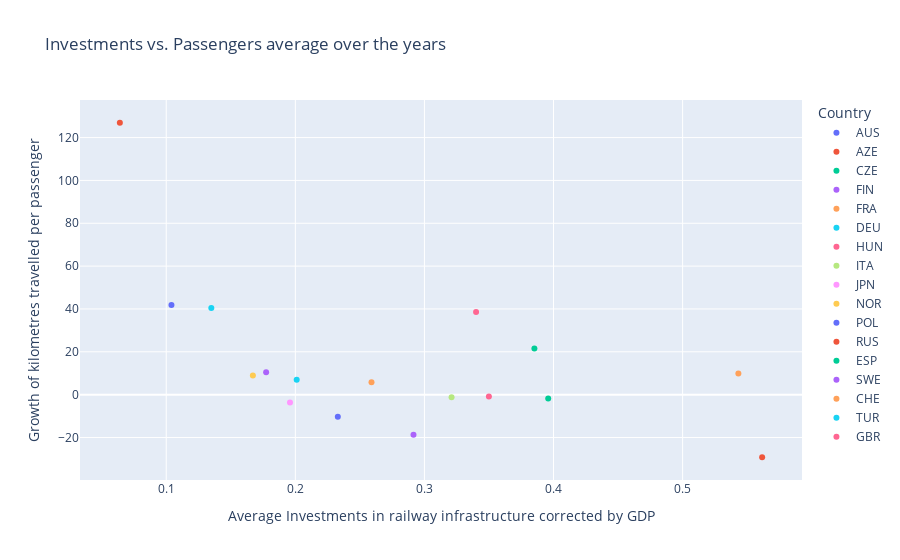

Source (notebook cell):
### Markdown cell above
### Influence of total investments on passenger growth
The figure above shows the relation between railway infrastructure investments (corrected by GDP) and the growth of the average distance travelled per passenger.
In this figure we decided to aggregate all data from 2000-2020 in one figure. 
The passenger growth is from 2000-2020, but we excluded the final year of investments, since the effects of the investments could only affect passenger levels after 2020.
As we look at the outcome of the graphs, we see that it not shows what we expected, meaning that the investments in the long term do not seem to increase over a long period. 
This can have different reasons, for instance we did not take other factors into account that might effect the passenger levels such as affordability, economic development and competing modes of transport to name a few.

### Code cell
# Set the data type of the used datasets to float

infrastructure_train_data = infrastructure_train_data.astype(float)
gdp_data = gdp_data.astype(float)

# Determine percentage of GDP that is invested in railway infrastructure
infrastructure_gdp = infrastructure_train_data / gdp_data*100

passenger_data = passenger_data.astype(float)
population_data = population_data.astype(float)

# Determine amount of kilometers travelled per passenger
# Note that passenger data is the total amount of kilometers travelled in millions
km_per_passenger = passenger_data / population_data*1000000

# Exclude the 2020 data of investments before we determine the average
infrastructure_gdp_up_to_2019 = infrastructure_gdp.iloc[:, :-1]

# Determine the average for all years of the infrastructure data
year_average_infrastructure_gdp_up_to_2019 = infrastructure_gdp_up_to_2019.mean(axis=1)

# Select columns from 2000 to 2020 from the kilometers per passenger data
km_per_passengers_2000_2020 = km_per_passenger.loc[:, '2000':'2020']

# Calculate percentage growth for each country
passenger_growth = ((km_per_passengers_2000_2020.iloc[:, -1] - km_per_passengers_2000_2020.iloc[:, 0]) / km_per_passengers_2000_2020.iloc[:, 0]) * 100

# Investments year average comparing with passenger transport year average dataframe making
df3 = pd.DataFrame({'Country': year_average_infrastructure_gdp_up_to_2019.index, 'Investments average': year_average_infrastructure_gdp_up_to_2019})
df4 = pd.DataFrame({'Country': passenger_growth.index, 'Passenger growth': passenger_growth.values})

# Drop the existing "Country" column, if it exists
if 'Country' in df3.columns:
    df3 = df3.drop('Country', axis=1)

# Reset the index of df3 to make "Country" a regular column
df3_reset = df3.reset_index()

# Reset the index of df4 to make "Country" a regular column
df4_reset = df4.reset_index()

# Merge the two DataFrames based on the "Country" column
df5 = pd.merge(df3_reset, df4_reset, left_on='Country', right_on='Country')

df5 = df5.drop(df5.columns[2], axis=1)

# Create a scatter plot using Plotly Express
fig = px.scatter(df5, x='Investments average', y='Passenger growth', color= 'Country',
                 title='Scatter Plot for Average Values', labels={'Investments': 'Average Investments', 'Passengers': 'Average Passengers'})

# Customize the layout
fig.update_layout(title='Investments vs. Passengers average over the years',
                  xaxis_title='Average Investments in railway infrastructure corrected by GDP', yaxis_title='Growth of kilometres travelled per passenger')

# Show the plot
fig.show()

### Figure 1 — Plotly figure (JSON) as saved in the notebook; plotly's stock layout.template omitted (floating-point values rounded to 4 significant figures)
{"data": [{"hovertemplate": "Country=AUS<br>Investments average=%{x}<br>Passenger growth=%{y}<extra></extra>", "legendgroup": "AUS", "marker": {"color": "#636efa", "symbol": "circle"}, "mode": "markers", "name": "AUS", "orientation": "v", "showlegend": true, "type": "scatter", "x": [0.2329], "xaxis": "x", "y": [-10.35], "yaxis": "y"}, {"hovertemplate": "Country=AZE<br>Investments average=%{x}<br>Passenger growth=%{y}<extra></extra>", "legendgroup": "AZE", "marker": {"color": "#EF553B", "symbol": "circle"}, "mode": "markers", "name": "AZE", "orientation": "v", "showlegend": true, "type": "scatter", "x": [0.06407], "xaxis": "x", "y": [126.9], "yaxis": "y"}, {"hovertemplate": "Country=CZE<br>Investments average=%{x}<br>Passenger growth=%{y}<extra></extra>", "legendgroup": "CZE", "marker": {"color": "#00cc96", "symbol": "circle"}, "mode": "markers", "name": "CZE", "orientation": "v", "showlegend": true, "type": "scatter", "x": [0.3852], "xaxis": "x", "y": [21.56], "yaxis": "y"}, {"hovertemplate": "Country=FIN<br>Investments average=%{x}<br>Passenger growth=%{y}<extra></extra>", "legendgroup": "FIN", "marker": {"color": "#ab63fa", "symbol": "circle"}, "mode": "markers", "name": "FIN", "orientation": "v", "showlegend": true, "type": "scatter", "x": [0.1774], "xaxis": "x", "y": [10.45], "yaxis": "y"}, {"hovertemplate": "Country=FRA<br>Investments average=%{x}<br>Passenger growth=%{y}<extra></extra>", "legendgroup": "FRA", "marker": {"color": "#FFA15A", "symbol": "circle"}, "mode": "markers", "name": "FRA", "orientation": "v", "showlegend": true, "type": "scatter", "x": [0.259], "xaxis": "x", "y": [5.826], "yaxis": "y"}, {"hovertemplate": "Country=DEU<br>Investments average=%{x}<br>Passenger growth=%{y}<extra></extra>", "legendgroup": "DEU", "marker": {"color": "#19d3f3", "symbol": "circle"}, "mode": "markers", "name": "DEU", "orientation": "v", "showlegend": true, "type": "scatter", "x": [0.2011], "xaxis": "x", "y": [6.921], "yaxis": "y"}, {"hovertemplate": "Country=HUN<br>Investments average=%{x}<br>Passenger growth=%{y}<extra></extra>", "legendgroup": "HUN", "marker": {"color": "#FF6692", "symbol": "circle"}, "mode": "markers", "name": "HUN", "orientation": "v", "showlegend": true, "type": "scatter", "x": [0.34], "xaxis": "x", "y": [38.55], "yaxis": "y"}, {"hovertemplate": "Country=ITA<br>Investments average=%{x}<br>Passenger growth=%{y}<extra></extra>", "legendgroup": "ITA", "marker": {"color": "#B6E880", "symbol": "circle"}, "mode": "markers", "name": "ITA", "orientation": "v", "showlegend": true, "type": "scatter", "x": [0.321], "xaxis": "x", "y": [-1.17], "yaxis": "y"}, {"hovertemplate": "Country=JPN<br>Investments average=%{x}<br>Passenger growth=%{y}<extra></extra>", "legendgroup": "JPN", "marker": {"color": "#FF97FF", "symbol": "circle"}, "mode": "markers", "name": "JPN", "orientation": "v", "showlegend": true, "type": "scatter", "x": [0.1959], "xaxis": "x", "y": [-3.609], "yaxis": "y"}, {"hovertemplate": "Country=NOR<br>Investments average=%{x}<br>Passenger growth=%{y}<extra></extra>", "legendgroup": "NOR", "marker": {"color": "#FECB52", "symbol": "circle"}, "mode": "markers", "name": "NOR", "orientation": "v", "showlegend": true, "type": "scatter", "x": [0.1671], "xaxis": "x", "y": [8.971], "yaxis": "y"}, {"hovertemplate": "Country=POL<br>Investments average=%{x}<br>Passenger growth=%{y}<extra></extra>", "legendgroup": "POL", "marker": {"color": "#636efa", "symbol": "circle"}, "mode": "markers", "name": "POL", "orientation": "v", "showlegend": true, "type": "scatter", "x": [0.104], "xaxis": "x", "y": [41.82], "yaxis": "y"}, {"hovertemplate": "Country=RUS<br>Investments average=%{x}<br>Passenger growth=%{y}<extra></extra>", "legendgroup": "RUS", "marker": {"color": "#EF553B", "symbol": "circle"}, "mode": "markers", "name": "RUS", "orientation": "v", "showlegend": true, "type": "scatter", "x": [0.5616], "xaxis": "x", "y": [-29.22], "yaxis": "y"}, {"hovertemplate": "Country=ESP<br>Investments average=%{x}<br>Passenger growth=%{y}<extra></extra>", "legendgroup": "ESP", "marker": {"color": "#00cc96", "symbol": "circle"}, "mode": "markers", "name": "ESP", "orientation": "v", "showlegend": true, "type": "scatter", "x": [0.3959], "xaxis": "x", "y": [-1.781], "yaxis": "y"}, {"hovertemplate": "Country=SWE<br>Investments average=%{x}<br>Passenger growth=%{y}<extra></extra>", "legendgroup": "SWE", "marker": {"color": "#ab63fa", "symbol": "circle"}, "mode": "markers", "name": "SWE", "orientation": "v", "showlegend": true, "type": "scatter", "x": [0.2915], "xaxis": "x", "y": [-18.78], "yaxis": "y"}, {"hovertemplate": "Country=CHE<br>Investments average=%{x}<br>Passenger growth=%{y}<extra></extra>", "legendgroup": "CHE", "marker": {"color": "#FFA15A", "symbol": "circle"}, "mode": "markers", "name": "CHE", "orientation": "v", "showlegend": true, "type": "scatter", "x": [0.5432], "xaxis": "x", "y": [9.83], "yaxis": "y"}, {"hovertemplate": "Country=TUR<br>Investments average=%{x}<br>Passenger growth=%{y}<extra></extra>", "legendgroup": "TUR", "marker": {"color": "#19d3f3", "symbol": "circle"}, "mode": "markers", "name": "TUR", "orientation": "v", "showlegend": true, "type": "scatter", "x": [0.1349], "xaxis": "x", "y": [40.46], "yaxis": "y"}, {"hovertemplate": "Country=GBR<br>Investments average=%{x}<br>Passenger growth=%{y}<extra></extra>", "legendgroup": "GBR", "marker": {"color": "#FF6692", "symbol": "circle"}, "mode": "markers", "name": "GBR", "orientation": "v", "showlegend": true, "type": "scatter", "x": [0.3499], "xaxis": "x", "y": [-0.9222], "yaxis": "y"}], "layout": {"legend": {"title": {"text": "Country"}, "tracegroupgap": 0}, "title": {"text": "Investments vs. Passengers average over the years"}, "xaxis": {"anchor": "y", "domain": [0, 1], "title": {"text": "Average Investments in railway infrastructure corrected by GDP"}}, "yaxis": {"anchor": "x", "domain": [0, 1], "title": {"text": "Growth of kilometres travelled per passenger"}}}}
